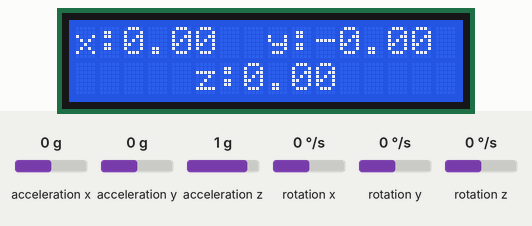
The sketch below on a simulated Arduino Uno, built with avr-gcc and run on an emulated ATmega328P. Shown: 16×2 character LCD. The test bench sets the inputs (shaded band); at power-on: acceleration x 0 g, rotation z 0 °/s, acceleration y 0 g, acceleration z 1 g, rotation x 0 °/s, rotation y 0 °/s. What the sketch prints to the serial monitor is not drawn.

Above: at 4.2 s.
4.3 s: acceleration x set to -1.4 g
At 6.5 s:
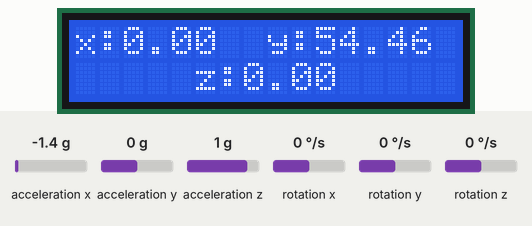
6.9 s: rotation z set to 100 °/s
At 8.3 s:
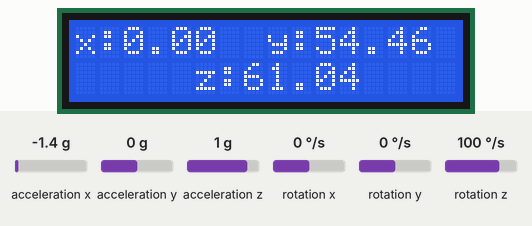
9.9 s: acceleration y set to -1.4 g
At 11.9 s:
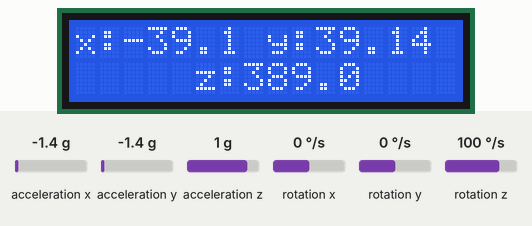
12.9 s: acceleration z set to -1.4 g
At 13.9 s:
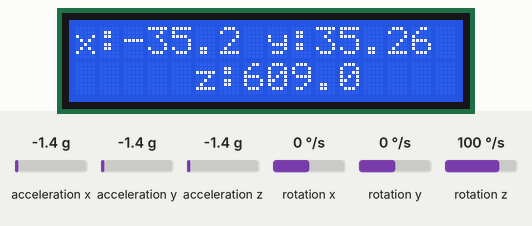
15.9 s: acceleration x set to 0 g
At 17.2 s:
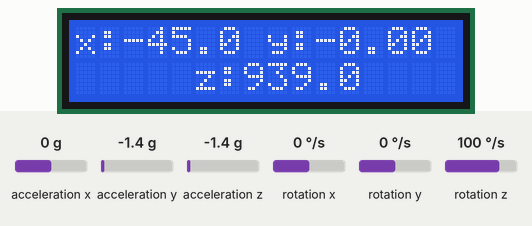
Timing chart, 0 to 18.9 s (numbered marks = the images above; inputs shaded):
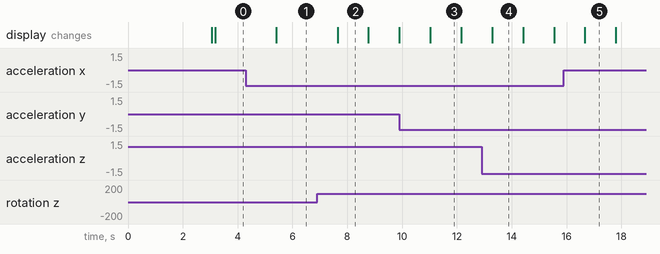

Measured:
- after the input at 4.3 s, the display: changes after 1.1 s (image 1)
- after the input at 6.9 s, the display: changes after 0.75 s (image 2)
- what the display in image 2 shows lasts 1.1 s, from 7.7 s to 8.8 s

The sketch:

Digital_Inclinometer.ino
```cpp
#include <MPU6050_tockn.h>
#include <Wire.h>
#include <LiquidCrystal.h>
//taarif LCD
LiquidCrystal lcd(12, 11, 5, 4, 3, 2);

MPU6050 mpu6050(Wire);

long timer = 0;

void setup() {
  Serial.begin(9600);
  Wire.begin();
  mpu6050.begin();
  mpu6050.calcGyroOffsets(true);
   lcd.begin(16, 2);
   lcd.print("x:");
   lcd.setCursor(8,0);
   lcd.print("y:");
   lcd.setCursor(5,1);
   lcd.print("z:");

}

void loop() {
  mpu6050.update();
//HAR 1 SANIE DATA BEHET MIDE
  if(millis() - timer > 1000){
    //DATA MRBOOT BE GYROSCOPE
    Serial.print("gyroX : ");Serial.print(mpu6050.getGyroX());
    Serial.print("	gyroY : ");Serial.print(mpu6050.getGyroY());
    Serial.print("	gyroZ : ");Serial.println(mpu6050.getGyroZ());
  //DATA MARBOT BE SHETAB
    Serial.print("accAngleX : ");Serial.print(mpu6050.getAccAngleX());
    Serial.print("	accAngleY : ");Serial.println(mpu6050.getAccAngleY());
  //DATA MARBOOT BE ZAVIE GYROSCOPE
    Serial.print("gyroAngleX : ");Serial.print(mpu6050.getGyroAngleX());
    Serial.print("	gyroAngleY : ");Serial.print(mpu6050.getGyroAngleY());
    Serial.print("	gyroAngleZ : ");Serial.println(mpu6050.getGyroAngleZ());
    //maqadir zir dar LCD namayesh dde mishe KE MARBOOT BE ZAVIE MISHE
    Serial.print("angleX : ");Serial.print(mpu6050.getAngleX());
    Serial.print("	angleY : ");Serial.print(mpu6050.getAngleY());
    Serial.print("	angleZ : ");Serial.println(mpu6050.getAngleZ());

    timer = millis();
    //MARBOOT BE NAMAYESH DATA DAR
    lcd.setCursor(2,0);
    String strx = String(mpu6050.getAngleX());
    lcd.print(strx.substring(0,5));
    lcd.setCursor(10,0);
    String stry = String(mpu6050.getAngleY());
    lcd.print(stry.substring(0,5));
    lcd.setCursor(7,1);
    String strz = String(mpu6050.getAngleZ());
    lcd.print(strz.substring(0,5));
  }

}
```
